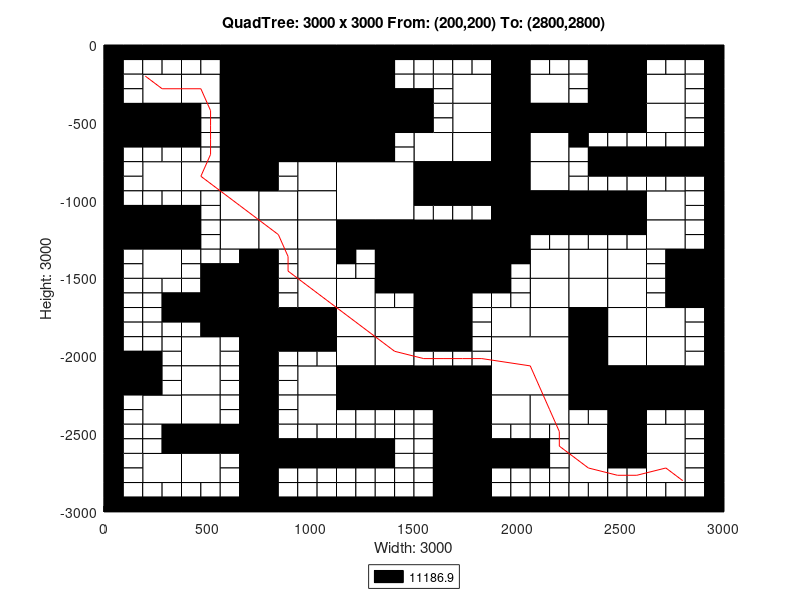

Write MATLAB code to recreate this figure.
axis([0 3000 -3000 0]);
title('QuadTree: 3000 x 3000 From: (200,200) To: (2800,2800)');
xlabel('Width: 3000');
ylabel('Height: 3000');
rectangle('Position',[750 -375 375 375], 'FaceColor',[0 0 0]);
rectangle('Position',[750 -750 375 375], 'FaceColor',[0 0 0]);
rectangle('Position',[1125 -1125 375 375], 'FaceColor',[1 1 1]);
rectangle('Position',[1500 -1500 375 375], 'FaceColor',[0 0 0]);
rectangle('Position',[1875 -2250 375 375], 'FaceColor',[1 1 1]);
rectangle('Position',[187.5 -375 187.5 187.5], 'FaceColor',[1 1 1]);
rectangle('Position',[562.5 -187.5 187.5 187.5], 'FaceColor',[0 0 0]);
rectangle('Position',[375 -375 187.5 187.5], 'FaceColor',[1 1 1]);
rectangle('Position',[562.5 -375 187.5 187.5], 'FaceColor',[0 0 0]);
rectangle('Position',[0 -562.5 187.5 187.5], 'FaceColor',[0 0 0]);
rectangle('Position',[187.5 -562.5 187.5 187.5], 'FaceColor',[0 0 0]);
rectangle('Position',[562.5 -562.5 187.5 187.5], 'FaceColor',[0 0 0]);
rectangle('Position',[562.5 -750 187.5 187.5], 'FaceColor',[0 0 0]);
rectangle('Position',[1125 -187.5 187.5 187.5], 'FaceColor',[0 0 0]);
rectangle('Position',[1125 -375 187.5 187.5], 'FaceColor',[0 0 0]);
rectangle('Position',[1125 -562.5 187.5 187.5], 'FaceColor',[0 0 0]);
rectangle('Position',[1312.5 -562.5 187.5 187.5], 'FaceColor',[0 0 0]);
rectangle('Position',[1125 -750 187.5 187.5], 'FaceColor',[0 0 0]);
rectangle('Position',[187.5 -937.5 187.5 187.5], 'FaceColor',[1 1 1]);
rectangle('Position',[375 -937.5 187.5 187.5], 'FaceColor',[1 1 1]);
rectangle('Position',[562.5 -937.5 187.5 187.5], 'FaceColor',[0 0 0]);
rectangle('Position',[562.5 -1125 187.5 187.5], 'FaceColor',[1 1 1]);
rectangle('Position',[0 -1312.5 187.5 187.5], 'FaceColor',[0 0 0]);
rectangle('Position',[187.5 -1312.5 187.5 187.5], 'FaceColor',[0 0 0]);
rectangle('Position',[187.5 -1500 187.5 187.5], 'FaceColor',[1 1 1]);
rectangle('Position',[562.5 -1312.5 187.5 187.5], 'FaceColor',[1 1 1]);
rectangle('Position',[937.5 -937.5 187.5 187.5], 'FaceColor',[1 1 1]);
rectangle('Position',[750 -1125 187.5 187.5], 'FaceColor',[1 1 1]);
rectangle('Position',[937.5 -1125 187.5 187.5], 'FaceColor',[1 1 1]);
rectangle('Position',[750 -1312.5 187.5 187.5], 'FaceColor',[1 1 1]);
rectangle('Position',[937.5 -1312.5 187.5 187.5], 'FaceColor',[1 1 1]);
rectangle('Position',[937.5 -1500 187.5 187.5], 'FaceColor',[1 1 1]);
rectangle('Position',[1125 -1312.5 187.5 187.5], 'FaceColor',[0 0 0]);
rectangle('Position',[1312.5 -1312.5 187.5 187.5], 'FaceColor',[0 0 0]);
rectangle('Position',[1312.5 -1500 187.5 187.5], 'FaceColor',[0 0 0]);
rectangle('Position',[1687.5 -375 187.5 187.5], 'FaceColor',[1 1 1]);
rectangle('Position',[1875 -187.5 187.5 187.5], 'FaceColor',[0 0 0]);
rectangle('Position',[1875 -375 187.5 187.5], 'FaceColor',[0 0 0]);
rectangle('Position',[2062.5 -375 187.5 187.5], 'FaceColor',[1 1 1]);
rectangle('Position',[1687.5 -562.5 187.5 187.5], 'FaceColor',[1 1 1]);
rectangle('Position',[1500 -750 187.5 187.5], 'FaceColor',[1 1 1]);
rectangle('Position',[1687.5 -750 187.5 187.5], 'FaceColor',[1 1 1]);
rectangle('Position',[1875 -562.5 187.5 187.5], 'FaceColor',[0 0 0]);
rectangle('Position',[2062.5 -562.5 187.5 187.5], 'FaceColor',[0 0 0]);
rectangle('Position',[1875 -750 187.5 187.5], 'FaceColor',[0 0 0]);
rectangle('Position',[2062.5 -750 187.5 187.5], 'FaceColor',[1 1 1]);
rectangle('Position',[2437.5 -187.5 187.5 187.5], 'FaceColor',[0 0 0]);
rectangle('Position',[2437.5 -375 187.5 187.5], 'FaceColor',[0 0 0]);
rectangle('Position',[2625 -375 187.5 187.5], 'FaceColor',[1 1 1]);
rectangle('Position',[2250 -562.5 187.5 187.5], 'FaceColor',[0 0 0]);
rectangle('Position',[2437.5 -562.5 187.5 187.5], 'FaceColor',[0 0 0]);
rectangle('Position',[2625 -562.5 187.5 187.5], 'FaceColor',[1 1 1]);
rectangle('Position',[1500 -937.5 187.5 187.5], 'FaceColor',[0 0 0]);
rectangle('Position',[1687.5 -937.5 187.5 187.5], 'FaceColor',[0 0 0]);
rectangle('Position',[1875 -937.5 187.5 187.5], 'FaceColor',[0 0 0]);
rectangle('Position',[2062.5 -937.5 187.5 187.5], 'FaceColor',[1 1 1]);
rectangle('Position',[1875 -1125 187.5 187.5], 'FaceColor',[0 0 0]);
rectangle('Position',[2062.5 -1125 187.5 187.5], 'FaceColor',[0 0 0]);
rectangle('Position',[1875 -1312.5 187.5 187.5], 'FaceColor',[0 0 0]);
rectangle('Position',[2062.5 -1500 187.5 187.5], 'FaceColor',[1 1 1]);
rectangle('Position',[2250 -1125 187.5 187.5], 'FaceColor',[0 0 0]);
rectangle('Position',[2437.5 -1125 187.5 187.5], 'FaceColor',[0 0 0]);
rectangle('Position',[2625 -1125 187.5 187.5], 'FaceColor',[1 1 1]);
rectangle('Position',[2250 -1500 187.5 187.5], 'FaceColor',[1 1 1]);
rectangle('Position',[2437.5 -1500 187.5 187.5], 'FaceColor',[1 1 1]);
rectangle('Position',[2625 -1312.5 187.5 187.5], 'FaceColor',[1 1 1]);
rectangle('Position',[2812.5 -1500 187.5 187.5], 'FaceColor',[0 0 0]);
rectangle('Position',[562.5 -1687.5 187.5 187.5], 'FaceColor',[0 0 0]);
rectangle('Position',[562.5 -1875 187.5 187.5], 'FaceColor',[0 0 0]);
rectangle('Position',[0 -2250 187.5 187.5], 'FaceColor',[0 0 0]);
rectangle('Position',[375 -2062.5 187.5 187.5], 'FaceColor',[1 1 1]);
rectangle('Position',[375 -2250 187.5 187.5], 'FaceColor',[1 1 1]);
rectangle('Position',[937.5 -1687.5 187.5 187.5], 'FaceColor',[1 1 1]);
rectangle('Position',[750 -1875 187.5 187.5], 'FaceColor',[0 0 0]);
rectangle('Position',[937.5 -1875 187.5 187.5], 'FaceColor',[0 0 0]);
rectangle('Position',[1125 -1687.5 187.5 187.5], 'FaceColor',[1 1 1]);
rectangle('Position',[1125 -1875 187.5 187.5], 'FaceColor',[1 1 1]);
rectangle('Position',[1312.5 -1875 187.5 187.5], 'FaceColor',[1 1 1]);
rectangle('Position',[937.5 -2250 187.5 187.5], 'FaceColor',[1 1 1]);
rectangle('Position',[1125 -2062.5 187.5 187.5], 'FaceColor',[1 1 1]);
rectangle('Position',[1312.5 -2062.5 187.5 187.5], 'FaceColor',[1 1 1]);
rectangle('Position',[1125 -2250 187.5 187.5], 'FaceColor',[0 0 0]);
rectangle('Position',[1312.5 -2250 187.5 187.5], 'FaceColor',[0 0 0]);
rectangle('Position',[187.5 -2437.5 187.5 187.5], 'FaceColor',[1 1 1]);
rectangle('Position',[375 -2437.5 187.5 187.5], 'FaceColor',[1 1 1]);
rectangle('Position',[375 -2625 187.5 187.5], 'FaceColor',[0 0 0]);
rectangle('Position',[562.5 -2625 187.5 187.5], 'FaceColor',[0 0 0]);
rectangle('Position',[187.5 -2812.5 187.5 187.5], 'FaceColor',[1 1 1]);
rectangle('Position',[375 -2812.5 187.5 187.5], 'FaceColor',[1 1 1]);
rectangle('Position',[937.5 -2437.5 187.5 187.5], 'FaceColor',[1 1 1]);
rectangle('Position',[1500 -1687.5 187.5 187.5], 'FaceColor',[0 0 0]);
rectangle('Position',[1500 -1875 187.5 187.5], 'FaceColor',[0 0 0]);
rectangle('Position',[2062.5 -1687.5 187.5 187.5], 'FaceColor',[1 1 1]);
rectangle('Position',[1875 -1875 187.5 187.5], 'FaceColor',[1 1 1]);
rectangle('Position',[2062.5 -1875 187.5 187.5], 'FaceColor',[1 1 1]);
rectangle('Position',[1500 -2250 187.5 187.5], 'FaceColor',[0 0 0]);
rectangle('Position',[1687.5 -2250 187.5 187.5], 'FaceColor',[0 0 0]);
rectangle('Position',[2250 -1687.5 187.5 187.5], 'FaceColor',[1 1 1]);
rectangle('Position',[2437.5 -1687.5 187.5 187.5], 'FaceColor',[1 1 1]);
rectangle('Position',[2250 -1875 187.5 187.5], 'FaceColor',[0 0 0]);
rectangle('Position',[2437.5 -1875 187.5 187.5], 'FaceColor',[1 1 1]);
rectangle('Position',[2812.5 -1687.5 187.5 187.5], 'FaceColor',[0 0 0]);
rectangle('Position',[2625 -1875 187.5 187.5], 'FaceColor',[1 1 1]);
rectangle('Position',[2250 -2062.5 187.5 187.5], 'FaceColor',[0 0 0]);
rectangle('Position',[2437.5 -2062.5 187.5 187.5], 'FaceColor',[1 1 1]);
rectangle('Position',[2250 -2250 187.5 187.5], 'FaceColor',[0 0 0]);
rectangle('Position',[2437.5 -2250 187.5 187.5], 'FaceColor',[0 0 0]);
rectangle('Position',[2625 -2062.5 187.5 187.5], 'FaceColor',[1 1 1]);
rectangle('Position',[2625 -2250 187.5 187.5], 'FaceColor',[0 0 0]);
rectangle('Position',[2812.5 -2250 187.5 187.5], 'FaceColor',[0 0 0]);
rectangle('Position',[1687.5 -2437.5 187.5 187.5], 'FaceColor',[0 0 0]);
rectangle('Position',[1687.5 -2625 187.5 187.5], 'FaceColor',[0 0 0]);
rectangle('Position',[1875 -2437.5 187.5 187.5], 'FaceColor',[1 1 1]);
rectangle('Position',[2062.5 -2437.5 187.5 187.5], 'FaceColor',[1 1 1]);
rectangle('Position',[1687.5 -2812.5 187.5 187.5], 'FaceColor',[0 0 0]);
rectangle('Position',[1687.5 -3000 187.5 187.5], 'FaceColor',[0 0 0]);
rectangle('Position',[2437.5 -2437.5 187.5 187.5], 'FaceColor',[0 0 0]);
rectangle('Position',[2250 -2625 187.5 187.5], 'FaceColor',[1 1 1]);
rectangle('Position',[2437.5 -2625 187.5 187.5], 'FaceColor',[0 0 0]);
rectangle('Position',[2625 -2625 187.5 187.5], 'FaceColor',[1 1 1]);
rectangle('Position',[2250 -2812.5 187.5 187.5], 'FaceColor',[1 1 1]);
rectangle('Position',[2625 -2812.5 187.5 187.5], 'FaceColor',[1 1 1]);
rectangle('Position',[0 -93.75 93.75 93.75], 'FaceColor',[0 0 0]);
rectangle('Position',[93.75 -93.75 93.75 93.75], 'FaceColor',[0 0 0]);
rectangle('Position',[0 -187.5 93.75 93.75], 'FaceColor',[0 0 0]);
rectangle('Position',[93.75 -187.5 93.75 93.75], 'FaceColor',[1 1 1]);
rectangle('Position',[187.5 -93.75 93.75 93.75], 'FaceColor',[0 0 0]);
rectangle('Position',[281.25 -93.75 93.75 93.75], 'FaceColor',[0 0 0]);
rectangle('Position',[187.5 -187.5 93.75 93.75], 'FaceColor',[1 1 1]);
rectangle('Position',[281.25 -187.5 93.75 93.75], 'FaceColor',[1 1 1]);
rectangle('Position',[0 -281.25 93.75 93.75], 'FaceColor',[0 0 0]);
rectangle('Position',[93.75 -281.25 93.75 93.75], 'FaceColor',[1 1 1]);
rectangle('Position',[0 -375 93.75 93.75], 'FaceColor',[0 0 0]);
rectangle('Position',[93.75 -375 93.75 93.75], 'FaceColor',[1 1 1]);
rectangle('Position',[375 -93.75 93.75 93.75], 'FaceColor',[0 0 0]);
rectangle('Position',[468.75 -93.75 93.75 93.75], 'FaceColor',[0 0 0]);
rectangle('Position',[375 -187.5 93.75 93.75], 'FaceColor',[1 1 1]);
rectangle('Position',[468.75 -187.5 93.75 93.75], 'FaceColor',[1 1 1]);
rectangle('Position',[0 -656.25 93.75 93.75], 'FaceColor',[0 0 0]);
rectangle('Position',[93.75 -656.25 93.75 93.75], 'FaceColor',[0 0 0]);
rectangle('Position',[0 -750 93.75 93.75], 'FaceColor',[0 0 0]);
rectangle('Position',[93.75 -750 93.75 93.75], 'FaceColor',[1 1 1]);
rectangle('Position',[187.5 -656.25 93.75 93.75], 'FaceColor',[0 0 0]);
rectangle('Position',[281.25 -656.25 93.75 93.75], 'FaceColor',[0 0 0]);
rectangle('Position',[187.5 -750 93.75 93.75], 'FaceColor',[1 1 1]);
rectangle('Position',[281.25 -750 93.75 93.75], 'FaceColor',[1 1 1]);
rectangle('Position',[375 -468.75 93.75 93.75], 'FaceColor',[0 0 0]);
rectangle('Position',[468.75 -468.75 93.75 93.75], 'FaceColor',[1 1 1]);
rectangle('Position',[375 -562.5 93.75 93.75], 'FaceColor',[0 0 0]);
rectangle('Position',[468.75 -562.5 93.75 93.75], 'FaceColor',[1 1 1]);
rectangle('Position',[375 -656.25 93.75 93.75], 'FaceColor',[0 0 0]);
rectangle('Position',[468.75 -656.25 93.75 93.75], 'FaceColor',[1 1 1]);
rectangle('Position',[375 -750 93.75 93.75], 'FaceColor',[1 1 1]);
rectangle('Position',[468.75 -750 93.75 93.75], 'FaceColor',[1 1 1]);
rectangle('Position',[1312.5 -93.75 93.75 93.75], 'FaceColor',[0 0 0]);
rectangle('Position',[1406.25 -93.75 93.75 93.75], 'FaceColor',[0 0 0]);
rectangle('Position',[1312.5 -187.5 93.75 93.75], 'FaceColor',[0 0 0]);
rectangle('Position',[1406.25 -187.5 93.75 93.75], 'FaceColor',[1 1 1]);
rectangle('Position',[1312.5 -281.25 93.75 93.75], 'FaceColor',[0 0 0]);
rectangle('Position',[1406.25 -281.25 93.75 93.75], 'FaceColor',[1 1 1]);
rectangle('Position',[1312.5 -375 93.75 93.75], 'FaceColor',[0 0 0]);
rectangle('Position',[1406.25 -375 93.75 93.75], 'FaceColor',[0 0 0]);
rectangle('Position',[1312.5 -656.25 93.75 93.75], 'FaceColor',[0 0 0]);
rectangle('Position',[1406.25 -656.25 93.75 93.75], 'FaceColor',[1 1 1]);
rectangle('Position',[1312.5 -750 93.75 93.75], 'FaceColor',[0 0 0]);
rectangle('Position',[1406.25 -750 93.75 93.75], 'FaceColor',[1 1 1]);
rectangle('Position',[0 -843.75 93.75 93.75], 'FaceColor',[0 0 0]);
rectangle('Position',[93.75 -843.75 93.75 93.75], 'FaceColor',[1 1 1]);
rectangle('Position',[0 -937.5 93.75 93.75], 'FaceColor',[0 0 0]);
rectangle('Position',[93.75 -937.5 93.75 93.75], 'FaceColor',[1 1 1]);
rectangle('Position',[0 -1031.25 93.75 93.75], 'FaceColor',[0 0 0]);
rectangle('Position',[93.75 -1031.25 93.75 93.75], 'FaceColor',[1 1 1]);
rectangle('Position',[0 -1125 93.75 93.75], 'FaceColor',[0 0 0]);
rectangle('Position',[93.75 -1125 93.75 93.75], 'FaceColor',[0 0 0]);
rectangle('Position',[187.5 -1031.25 93.75 93.75], 'FaceColor',[1 1 1]);
rectangle('Position',[281.25 -1031.25 93.75 93.75], 'FaceColor',[1 1 1]);
rectangle('Position',[187.5 -1125 93.75 93.75], 'FaceColor',[0 0 0]);
rectangle('Position',[281.25 -1125 93.75 93.75], 'FaceColor',[0 0 0]);
rectangle('Position',[375 -1031.25 93.75 93.75], 'FaceColor',[1 1 1]);
rectangle('Position',[468.75 -1031.25 93.75 93.75], 'FaceColor',[1 1 1]);
rectangle('Position',[375 -1125 93.75 93.75], 'FaceColor',[0 0 0]);
rectangle('Position',[468.75 -1125 93.75 93.75], 'FaceColor',[1 1 1]);
rectangle('Position',[0 -1406.25 93.75 93.75], 'FaceColor',[0 0 0]);
rectangle('Position',[93.75 -1406.25 93.75 93.75], 'FaceColor',[1 1 1]);
rectangle('Position',[0 -1500 93.75 93.75], 'FaceColor',[0 0 0]);
rectangle('Position',[93.75 -1500 93.75 93.75], 'FaceColor',[1 1 1]);
rectangle('Position',[375 -1218.75 93.75 93.75], 'FaceColor',[0 0 0]);
rectangle('Position',[468.75 -1218.75 93.75 93.75], 'FaceColor',[1 1 1]);
rectangle('Position',[375 -1312.5 93.75 93.75], 'FaceColor',[0 0 0]);
rectangle('Position',[468.75 -1312.5 93.75 93.75], 'FaceColor',[1 1 1]);
rectangle('Position',[375 -1406.25 93.75 93.75], 'FaceColor',[1 1 1]);
rectangle('Position',[468.75 -1406.25 93.75 93.75], 'FaceColor',[1 1 1]);
rectangle('Position',[375 -1500 93.75 93.75], 'FaceColor',[1 1 1]);
rectangle('Position',[468.75 -1500 93.75 93.75], 'FaceColor',[0 0 0]);
rectangle('Position',[562.5 -1406.25 93.75 93.75], 'FaceColor',[1 1 1]);
rectangle('Position',[656.25 -1406.25 93.75 93.75], 'FaceColor',[0 0 0]);
rectangle('Position',[562.5 -1500 93.75 93.75], 'FaceColor',[0 0 0]);
rectangle('Position',[656.25 -1500 93.75 93.75], 'FaceColor',[0 0 0]);
rectangle('Position',[750 -843.75 93.75 93.75], 'FaceColor',[0 0 0]);
rectangle('Position',[843.75 -843.75 93.75 93.75], 'FaceColor',[1 1 1]);
rectangle('Position',[750 -937.5 93.75 93.75], 'FaceColor',[0 0 0]);
rectangle('Position',[843.75 -937.5 93.75 93.75], 'FaceColor',[1 1 1]);
rectangle('Position',[750 -1406.25 93.75 93.75], 'FaceColor',[0 0 0]);
rectangle('Position',[843.75 -1406.25 93.75 93.75], 'FaceColor',[1 1 1]);
rectangle('Position',[750 -1500 93.75 93.75], 'FaceColor',[0 0 0]);
rectangle('Position',[843.75 -1500 93.75 93.75], 'FaceColor',[1 1 1]);
rectangle('Position',[1125 -1406.25 93.75 93.75], 'FaceColor',[0 0 0]);
rectangle('Position',[1218.75 -1406.25 93.75 93.75], 'FaceColor',[1 1 1]);
rectangle('Position',[1125 -1500 93.75 93.75], 'FaceColor',[1 1 1]);
rectangle('Position',[1218.75 -1500 93.75 93.75], 'FaceColor',[1 1 1]);
rectangle('Position',[1500 -93.75 93.75 93.75], 'FaceColor',[0 0 0]);
rectangle('Position',[1593.75 -93.75 93.75 93.75], 'FaceColor',[0 0 0]);
rectangle('Position',[1500 -187.5 93.75 93.75], 'FaceColor',[1 1 1]);
rectangle('Position',[1593.75 -187.5 93.75 93.75], 'FaceColor',[1 1 1]);
rectangle('Position',[1687.5 -93.75 93.75 93.75], 'FaceColor',[0 0 0]);
rectangle('Position',[1781.25 -93.75 93.75 93.75], 'FaceColor',[0 0 0]);
rectangle('Position',[1687.5 -187.5 93.75 93.75], 'FaceColor',[1 1 1]);
rectangle('Position',[1781.25 -187.5 93.75 93.75], 'FaceColor',[1 1 1]);
rectangle('Position',[1500 -281.25 93.75 93.75], 'FaceColor',[1 1 1]);
rectangle('Position',[1593.75 -281.25 93.75 93.75], 'FaceColor',[1 1 1]);
rectangle('Position',[1500 -375 93.75 93.75], 'FaceColor',[0 0 0]);
rectangle('Position',[1593.75 -375 93.75 93.75], 'FaceColor',[1 1 1]);
rectangle('Position',[2062.5 -93.75 93.75 93.75], 'FaceColor',[0 0 0]);
rectangle('Position',[2156.25 -93.75 93.75 93.75], 'FaceColor',[0 0 0]);
rectangle('Position',[2062.5 -187.5 93.75 93.75], 'FaceColor',[1 1 1]);
rectangle('Position',[2156.25 -187.5 93.75 93.75], 'FaceColor',[1 1 1]);
rectangle('Position',[1500 -468.75 93.75 93.75], 'FaceColor',[0 0 0]);
rectangle('Position',[1593.75 -468.75 93.75 93.75], 'FaceColor',[1 1 1]);
rectangle('Position',[1500 -562.5 93.75 93.75], 'FaceColor',[0 0 0]);
rectangle('Position',[1593.75 -562.5 93.75 93.75], 'FaceColor',[1 1 1]);
rectangle('Position',[2250 -93.75 93.75 93.75], 'FaceColor',[0 0 0]);
rectangle('Position',[2343.75 -93.75 93.75 93.75], 'FaceColor',[0 0 0]);
rectangle('Position',[2250 -187.5 93.75 93.75], 'FaceColor',[1 1 1]);
rectangle('Position',[2343.75 -187.5 93.75 93.75], 'FaceColor',[0 0 0]);
rectangle('Position',[2250 -281.25 93.75 93.75], 'FaceColor',[1 1 1]);
rectangle('Position',[2343.75 -281.25 93.75 93.75], 'FaceColor',[0 0 0]);
rectangle('Position',[2250 -375 93.75 93.75], 'FaceColor',[1 1 1]);
rectangle('Position',[2343.75 -375 93.75 93.75], 'FaceColor',[0 0 0]);
rectangle('Position',[2625 -93.75 93.75 93.75], 'FaceColor',[0 0 0]);
rectangle('Position',[2718.75 -93.75 93.75 93.75], 'FaceColor',[0 0 0]);
rectangle('Position',[2625 -187.5 93.75 93.75], 'FaceColor',[1 1 1]);
rectangle('Position',[2718.75 -187.5 93.75 93.75], 'FaceColor',[1 1 1]);
rectangle('Position',[2812.5 -93.75 93.75 93.75], 'FaceColor',[0 0 0]);
rectangle('Position',[2906.25 -93.75 93.75 93.75], 'FaceColor',[0 0 0]);
rectangle('Position',[2812.5 -187.5 93.75 93.75], 'FaceColor',[1 1 1]);
rectangle('Position',[2906.25 -187.5 93.75 93.75], 'FaceColor',[0 0 0]);
rectangle('Position',[2812.5 -281.25 93.75 93.75], 'FaceColor',[1 1 1]);
rectangle('Position',[2906.25 -281.25 93.75 93.75], 'FaceColor',[0 0 0]);
rectangle('Position',[2812.5 -375 93.75 93.75], 'FaceColor',[1 1 1]);
rectangle('Position',[2906.25 -375 93.75 93.75], 'FaceColor',[0 0 0]);
rectangle('Position',[2250 -656.25 93.75 93.75], 'FaceColor',[0 0 0]);
rectangle('Position',[2343.75 -656.25 93.75 93.75], 'FaceColor',[1 1 1]);
rectangle('Position',[2250 -750 93.75 93.75], 'FaceColor',[1 1 1]);
rectangle('Position',[2343.75 -750 93.75 93.75], 'FaceColor',[0 0 0]);
rectangle('Position',[2437.5 -656.25 93.75 93.75], 'FaceColor',[1 1 1]);
rectangle('Position',[2531.25 -656.25 93.75 93.75], 'FaceColor',[1 1 1]);
rectangle('Position',[2437.5 -750 93.75 93.75], 'FaceColor',[0 0 0]);
rectangle('Position',[2531.25 -750 93.75 93.75], 'FaceColor',[0 0 0]);
rectangle('Position',[2812.5 -468.75 93.75 93.75], 'FaceColor',[1 1 1]);
rectangle('Position',[2906.25 -468.75 93.75 93.75], 'FaceColor',[0 0 0]);
rectangle('Position',[2812.5 -562.5 93.75 93.75], 'FaceColor',[1 1 1]);
rectangle('Position',[2906.25 -562.5 93.75 93.75], 'FaceColor',[0 0 0]);
rectangle('Position',[2625 -656.25 93.75 93.75], 'FaceColor',[1 1 1]);
rectangle('Position',[2718.75 -656.25 93.75 93.75], 'FaceColor',[1 1 1]);
rectangle('Position',[2625 -750 93.75 93.75], 'FaceColor',[0 0 0]);
rectangle('Position',[2718.75 -750 93.75 93.75], 'FaceColor',[0 0 0]);
rectangle('Position',[2812.5 -656.25 93.75 93.75], 'FaceColor',[1 1 1]);
rectangle('Position',[2906.25 -656.25 93.75 93.75], 'FaceColor',[0 0 0]);
rectangle('Position',[2812.5 -750 93.75 93.75], 'FaceColor',[0 0 0]);
rectangle('Position',[2906.25 -750 93.75 93.75], 'FaceColor',[0 0 0]);
rectangle('Position',[1500 -1031.25 93.75 93.75], 'FaceColor',[0 0 0]);
rectangle('Position',[1593.75 -1031.25 93.75 93.75], 'FaceColor',[0 0 0]);
rectangle('Position',[1500 -1125 93.75 93.75], 'FaceColor',[1 1 1]);
rectangle('Position',[1593.75 -1125 93.75 93.75], 'FaceColor',[1 1 1]);
rectangle('Position',[1687.5 -1031.25 93.75 93.75], 'FaceColor',[0 0 0]);
rectangle('Position',[1781.25 -1031.25 93.75 93.75], 'FaceColor',[0 0 0]);
rectangle('Position',[1687.5 -1125 93.75 93.75], 'FaceColor',[1 1 1]);
rectangle('Position',[1781.25 -1125 93.75 93.75], 'FaceColor',[1 1 1]);
rectangle('Position',[2062.5 -1218.75 93.75 93.75], 'FaceColor',[0 0 0]);
rectangle('Position',[2156.25 -1218.75 93.75 93.75], 'FaceColor',[0 0 0]);
rectangle('Position',[2062.5 -1312.5 93.75 93.75], 'FaceColor',[1 1 1]);
rectangle('Position',[2156.25 -1312.5 93.75 93.75], 'FaceColor',[1 1 1]);
rectangle('Position',[1875 -1406.25 93.75 93.75], 'FaceColor',[0 0 0]);
rectangle('Position',[1968.75 -1406.25 93.75 93.75], 'FaceColor',[0 0 0]);
rectangle('Position',[1875 -1500 93.75 93.75], 'FaceColor',[0 0 0]);
rectangle('Position',[1968.75 -1500 93.75 93.75], 'FaceColor',[1 1 1]);
rectangle('Position',[2250 -843.75 93.75 93.75], 'FaceColor',[1 1 1]);
rectangle('Position',[2343.75 -843.75 93.75 93.75], 'FaceColor',[0 0 0]);
rectangle('Position',[2250 -937.5 93.75 93.75], 'FaceColor',[1 1 1]);
rectangle('Position',[2343.75 -937.5 93.75 93.75], 'FaceColor',[1 1 1]);
rectangle('Position',[2437.5 -843.75 93.75 93.75], 'FaceColor',[0 0 0]);
rectangle('Position',[2531.25 -843.75 93.75 93.75], 'FaceColor',[0 0 0]);
rectangle('Position',[2437.5 -937.5 93.75 93.75], 'FaceColor',[1 1 1]);
rectangle('Position',[2531.25 -937.5 93.75 93.75], 'FaceColor',[1 1 1]);
rectangle('Position',[2625 -843.75 93.75 93.75], 'FaceColor',[0 0 0]);
rectangle('Position',[2718.75 -843.75 93.75 93.75], 'FaceColor',[0 0 0]);
rectangle('Position',[2625 -937.5 93.75 93.75], 'FaceColor',[1 1 1]);
rectangle('Position',[2718.75 -937.5 93.75 93.75], 'FaceColor',[1 1 1]);
rectangle('Position',[2812.5 -843.75 93.75 93.75], 'FaceColor',[0 0 0]);
rectangle('Position',[2906.25 -843.75 93.75 93.75], 'FaceColor',[0 0 0]);
rectangle('Position',[2812.5 -937.5 93.75 93.75], 'FaceColor',[1 1 1]);
rectangle('Position',[2906.25 -937.5 93.75 93.75], 'FaceColor',[0 0 0]);
rectangle('Position',[2812.5 -1031.25 93.75 93.75], 'FaceColor',[1 1 1]);
rectangle('Position',[2906.25 -1031.25 93.75 93.75], 'FaceColor',[0 0 0]);
rectangle('Position',[2812.5 -1125 93.75 93.75], 'FaceColor',[1 1 1]);
rectangle('Position',[2906.25 -1125 93.75 93.75], 'FaceColor',[0 0 0]);
rectangle('Position',[2250 -1218.75 93.75 93.75], 'FaceColor',[0 0 0]);
rectangle('Position',[2343.75 -1218.75 93.75 93.75], 'FaceColor',[0 0 0]);
rectangle('Position',[2250 -1312.5 93.75 93.75], 'FaceColor',[1 1 1]);
rectangle('Position',[2343.75 -1312.5 93.75 93.75], 'FaceColor',[1 1 1]);
rectangle('Position',[2437.5 -1218.75 93.75 93.75], 'FaceColor',[0 0 0]);
rectangle('Position',[2531.25 -1218.75 93.75 93.75], 'FaceColor',[0 0 0]);
rectangle('Position',[2437.5 -1312.5 93.75 93.75], 'FaceColor',[1 1 1]);
rectangle('Position',[2531.25 -1312.5 93.75 93.75], 'FaceColor',[1 1 1]);
rectangle('Position',[2812.5 -1218.75 93.75 93.75], 'FaceColor',[1 1 1]);
rectangle('Position',[2906.25 -1218.75 93.75 93.75], 'FaceColor',[0 0 0]);
rectangle('Position',[2812.5 -1312.5 93.75 93.75], 'FaceColor',[1 1 1]);
rectangle('Position',[2906.25 -1312.5 93.75 93.75], 'FaceColor',[0 0 0]);
rectangle('Position',[2625 -1406.25 93.75 93.75], 'FaceColor',[1 1 1]);
rectangle('Position',[2718.75 -1406.25 93.75 93.75], 'FaceColor',[0 0 0]);
rectangle('Position',[2625 -1500 93.75 93.75], 'FaceColor',[1 1 1]);
rectangle('Position',[2718.75 -1500 93.75 93.75], 'FaceColor',[0 0 0]);
rectangle('Position',[0 -1593.75 93.75 93.75], 'FaceColor',[0 0 0]);
rectangle('Position',[93.75 -1593.75 93.75 93.75], 'FaceColor',[1 1 1]);
rectangle('Position',[0 -1687.5 93.75 93.75], 'FaceColor',[0 0 0]);
rectangle('Position',[93.75 -1687.5 93.75 93.75], 'FaceColor',[1 1 1]);
rectangle('Position',[187.5 -1593.75 93.75 93.75], 'FaceColor',[1 1 1]);
rectangle('Position',[281.25 -1593.75 93.75 93.75], 'FaceColor',[1 1 1]);
rectangle('Position',[187.5 -1687.5 93.75 93.75], 'FaceColor',[1 1 1]);
rectangle('Position',[281.25 -1687.5 93.75 93.75], 'FaceColor',[0 0 0]);
rectangle('Position',[0 -1781.25 93.75 93.75], 'FaceColor',[0 0 0]);
rectangle('Position',[93.75 -1781.25 93.75 93.75], 'FaceColor',[1 1 1]);
rectangle('Position',[0 -1875 93.75 93.75], 'FaceColor',[0 0 0]);
rectangle('Position',[93.75 -1875 93.75 93.75], 'FaceColor',[1 1 1]);
rectangle('Position',[187.5 -1781.25 93.75 93.75], 'FaceColor',[1 1 1]);
rectangle('Position',[281.25 -1781.25 93.75 93.75], 'FaceColor',[0 0 0]);
rectangle('Position',[187.5 -1875 93.75 93.75], 'FaceColor',[1 1 1]);
rectangle('Position',[281.25 -1875 93.75 93.75], 'FaceColor',[1 1 1]);
rectangle('Position',[375 -1593.75 93.75 93.75], 'FaceColor',[1 1 1]);
rectangle('Position',[468.75 -1593.75 93.75 93.75], 'FaceColor',[0 0 0]);
rectangle('Position',[375 -1687.5 93.75 93.75], 'FaceColor',[0 0 0]);
rectangle('Position',[468.75 -1687.5 93.75 93.75], 'FaceColor',[0 0 0]);
rectangle('Position',[375 -1781.25 93.75 93.75], 'FaceColor',[0 0 0]);
rectangle('Position',[468.75 -1781.25 93.75 93.75], 'FaceColor',[0 0 0]);
rectangle('Position',[375 -1875 93.75 93.75], 'FaceColor',[1 1 1]);
rectangle('Position',[468.75 -1875 93.75 93.75], 'FaceColor',[0 0 0]);
rectangle('Position',[0 -1968.75 93.75 93.75], 'FaceColor',[0 0 0]);
rectangle('Position',[93.75 -1968.75 93.75 93.75], 'FaceColor',[1 1 1]);
rectangle('Position',[0 -2062.5 93.75 93.75], 'FaceColor',[0 0 0]);
rectangle('Position',[93.75 -2062.5 93.75 93.75], 'FaceColor',[0 0 0]);
rectangle('Position',[187.5 -1968.75 93.75 93.75], 'FaceColor',[1 1 1]);
rectangle('Position',[281.25 -1968.75 93.75 93.75], 'FaceColor',[1 1 1]);
rectangle('Position',[187.5 -2062.5 93.75 93.75], 'FaceColor',[0 0 0]);
rectangle('Position',[281.25 -2062.5 93.75 93.75], 'FaceColor',[1 1 1]);
rectangle('Position',[187.5 -2156.25 93.75 93.75], 'FaceColor',[0 0 0]);
rectangle('Position',[281.25 -2156.25 93.75 93.75], 'FaceColor',[1 1 1]);
rectangle('Position',[187.5 -2250 93.75 93.75], 'FaceColor',[0 0 0]);
rectangle('Position',[281.25 -2250 93.75 93.75], 'FaceColor',[1 1 1]);
rectangle('Position',[562.5 -1968.75 93.75 93.75], 'FaceColor',[1 1 1]);
rectangle('Position',[656.25 -1968.75 93.75 93.75], 'FaceColor',[0 0 0]);
rectangle('Position',[562.5 -2062.5 93.75 93.75], 'FaceColor',[1 1 1]);
rectangle('Position',[656.25 -2062.5 93.75 93.75], 'FaceColor',[0 0 0]);
rectangle('Position',[562.5 -2156.25 93.75 93.75], 'FaceColor',[1 1 1]);
rectangle('Position',[656.25 -2156.25 93.75 93.75], 'FaceColor',[0 0 0]);
rectangle('Position',[562.5 -2250 93.75 93.75], 'FaceColor',[1 1 1]);
rectangle('Position',[656.25 -2250 93.75 93.75], 'FaceColor',[0 0 0]);
rectangle('Position',[750 -1593.75 93.75 93.75], 'FaceColor',[0 0 0]);
rectangle('Position',[843.75 -1593.75 93.75 93.75], 'FaceColor',[1 1 1]);
rectangle('Position',[750 -1687.5 93.75 93.75], 'FaceColor',[0 0 0]);
rectangle('Position',[843.75 -1687.5 93.75 93.75], 'FaceColor',[1 1 1]);
rectangle('Position',[1312.5 -1593.75 93.75 93.75], 'FaceColor',[0 0 0]);
rectangle('Position',[1406.25 -1593.75 93.75 93.75], 'FaceColor',[0 0 0]);
rectangle('Position',[1312.5 -1687.5 93.75 93.75], 'FaceColor',[1 1 1]);
rectangle('Position',[1406.25 -1687.5 93.75 93.75], 'FaceColor',[1 1 1]);
rectangle('Position',[750 -1968.75 93.75 93.75], 'FaceColor',[0 0 0]);
rectangle('Position',[843.75 -1968.75 93.75 93.75], 'FaceColor',[0 0 0]);
rectangle('Position',[750 -2062.5 93.75 93.75], 'FaceColor',[0 0 0]);
rectangle('Position',[843.75 -2062.5 93.75 93.75], 'FaceColor',[1 1 1]);
rectangle('Position',[937.5 -1968.75 93.75 93.75], 'FaceColor',[0 0 0]);
rectangle('Position',[1031.25 -1968.75 93.75 93.75], 'FaceColor',[0 0 0]);
rectangle('Position',[937.5 -2062.5 93.75 93.75], 'FaceColor',[1 1 1]);
rectangle('Position',[1031.25 -2062.5 93.75 93.75], 'FaceColor',[1 1 1]);
rectangle('Position',[750 -2156.25 93.75 93.75], 'FaceColor',[0 0 0]);
rectangle('Position',[843.75 -2156.25 93.75 93.75], 'FaceColor',[1 1 1]);
rectangle('Position',[750 -2250 93.75 93.75], 'FaceColor',[0 0 0]);
rectangle('Position',[843.75 -2250 93.75 93.75], 'FaceColor',[1 1 1]);
rectangle('Position',[0 -2343.75 93.75 93.75], 'FaceColor',[0 0 0]);
rectangle('Position',[93.75 -2343.75 93.75 93.75], 'FaceColor',[1 1 1]);
rectangle('Position',[0 -2437.5 93.75 93.75], 'FaceColor',[0 0 0]);
rectangle('Position',[93.75 -2437.5 93.75 93.75], 'FaceColor',[1 1 1]);
rectangle('Position',[0 -2531.25 93.75 93.75], 'FaceColor',[0 0 0]);
rectangle('Position',[93.75 -2531.25 93.75 93.75], 'FaceColor',[1 1 1]);
rectangle('Position',[0 -2625 93.75 93.75], 'FaceColor',[0 0 0]);
rectangle('Position',[93.75 -2625 93.75 93.75], 'FaceColor',[1 1 1]);
rectangle('Position',[187.5 -2531.25 93.75 93.75], 'FaceColor',[1 1 1]);
rectangle('Position',[281.25 -2531.25 93.75 93.75], 'FaceColor',[0 0 0]);
rectangle('Position',[187.5 -2625 93.75 93.75], 'FaceColor',[1 1 1]);
rectangle('Position',[281.25 -2625 93.75 93.75], 'FaceColor',[0 0 0]);
rectangle('Position',[562.5 -2343.75 93.75 93.75], 'FaceColor',[1 1 1]);
rectangle('Position',[656.25 -2343.75 93.75 93.75], 'FaceColor',[0 0 0]);
rectangle('Position',[562.5 -2437.5 93.75 93.75], 'FaceColor',[1 1 1]);
rectangle('Position',[656.25 -2437.5 93.75 93.75], 'FaceColor',[0 0 0]);
rectangle('Position',[0 -2718.75 93.75 93.75], 'FaceColor',[0 0 0]);
rectangle('Position',[93.75 -2718.75 93.75 93.75], 'FaceColor',[1 1 1]);
rectangle('Position',[0 -2812.5 93.75 93.75], 'FaceColor',[0 0 0]);
rectangle('Position',[93.75 -2812.5 93.75 93.75], 'FaceColor',[1 1 1]);
rectangle('Position',[0 -2906.25 93.75 93.75], 'FaceColor',[0 0 0]);
rectangle('Position',[93.75 -2906.25 93.75 93.75], 'FaceColor',[1 1 1]);
rectangle('Position',[0 -3000 93.75 93.75], 'FaceColor',[0 0 0]);
rectangle('Position',[93.75 -3000 93.75 93.75], 'FaceColor',[0 0 0]);
rectangle('Position',[187.5 -2906.25 93.75 93.75], 'FaceColor',[1 1 1]);
rectangle('Position',[281.25 -2906.25 93.75 93.75], 'FaceColor',[1 1 1]);
rectangle('Position',[187.5 -3000 93.75 93.75], 'FaceColor',[0 0 0]);
rectangle('Position',[281.25 -3000 93.75 93.75], 'FaceColor',[0 0 0]);
rectangle('Position',[562.5 -2718.75 93.75 93.75], 'FaceColor',[1 1 1]);
rectangle('Position',[656.25 -2718.75 93.75 93.75], 'FaceColor',[0 0 0]);
rectangle('Position',[562.5 -2812.5 93.75 93.75], 'FaceColor',[1 1 1]);
rectangle('Position',[656.25 -2812.5 93.75 93.75], 'FaceColor',[0 0 0]);
rectangle('Position',[375 -2906.25 93.75 93.75], 'FaceColor',[1 1 1]);
rectangle('Position',[468.75 -2906.25 93.75 93.75], 'FaceColor',[1 1 1]);
rectangle('Position',[375 -3000 93.75 93.75], 'FaceColor',[0 0 0]);
rectangle('Position',[468.75 -3000 93.75 93.75], 'FaceColor',[0 0 0]);
rectangle('Position',[562.5 -2906.25 93.75 93.75], 'FaceColor',[1 1 1]);
rectangle('Position',[656.25 -2906.25 93.75 93.75], 'FaceColor',[0 0 0]);
rectangle('Position',[562.5 -3000 93.75 93.75], 'FaceColor',[0 0 0]);
rectangle('Position',[656.25 -3000 93.75 93.75], 'FaceColor',[0 0 0]);
rectangle('Position',[750 -2343.75 93.75 93.75], 'FaceColor',[0 0 0]);
rectangle('Position',[843.75 -2343.75 93.75 93.75], 'FaceColor',[1 1 1]);
rectangle('Position',[750 -2437.5 93.75 93.75], 'FaceColor',[0 0 0]);
rectangle('Position',[843.75 -2437.5 93.75 93.75], 'FaceColor',[1 1 1]);
rectangle('Position',[750 -2531.25 93.75 93.75], 'FaceColor',[0 0 0]);
rectangle('Position',[843.75 -2531.25 93.75 93.75], 'FaceColor',[1 1 1]);
rectangle('Position',[750 -2625 93.75 93.75], 'FaceColor',[0 0 0]);
rectangle('Position',[843.75 -2625 93.75 93.75], 'FaceColor',[0 0 0]);
rectangle('Position',[937.5 -2531.25 93.75 93.75], 'FaceColor',[1 1 1]);
rectangle('Position',[1031.25 -2531.25 93.75 93.75], 'FaceColor',[1 1 1]);
rectangle('Position',[937.5 -2625 93.75 93.75], 'FaceColor',[0 0 0]);
rectangle('Position',[1031.25 -2625 93.75 93.75], 'FaceColor',[0 0 0]);
rectangle('Position',[1125 -2343.75 93.75 93.75], 'FaceColor',[0 0 0]);
rectangle('Position',[1218.75 -2343.75 93.75 93.75], 'FaceColor',[0 0 0]);
rectangle('Position',[1125 -2437.5 93.75 93.75], 'FaceColor',[1 1 1]);
rectangle('Position',[1218.75 -2437.5 93.75 93.75], 'FaceColor',[1 1 1]);
rectangle('Position',[1312.5 -2343.75 93.75 93.75], 'FaceColor',[0 0 0]);
rectangle('Position',[1406.25 -2343.75 93.75 93.75], 'FaceColor',[0 0 0]);
rectangle('Position',[1312.5 -2437.5 93.75 93.75], 'FaceColor',[1 1 1]);
rectangle('Position',[1406.25 -2437.5 93.75 93.75], 'FaceColor',[1 1 1]);
rectangle('Position',[1125 -2531.25 93.75 93.75], 'FaceColor',[1 1 1]);
rectangle('Position',[1218.75 -2531.25 93.75 93.75], 'FaceColor',[1 1 1]);
rectangle('Position',[1125 -2625 93.75 93.75], 'FaceColor',[0 0 0]);
rectangle('Position',[1218.75 -2625 93.75 93.75], 'FaceColor',[0 0 0]);
rectangle('Position',[1312.5 -2531.25 93.75 93.75], 'FaceColor',[1 1 1]);
rectangle('Position',[1406.25 -2531.25 93.75 93.75], 'FaceColor',[1 1 1]);
rectangle('Position',[1312.5 -2625 93.75 93.75], 'FaceColor',[0 0 0]);
rectangle('Position',[1406.25 -2625 93.75 93.75], 'FaceColor',[1 1 1]);
rectangle('Position',[750 -2718.75 93.75 93.75], 'FaceColor',[0 0 0]);
rectangle('Position',[843.75 -2718.75 93.75 93.75], 'FaceColor',[0 0 0]);
rectangle('Position',[750 -2812.5 93.75 93.75], 'FaceColor',[0 0 0]);
rectangle('Position',[843.75 -2812.5 93.75 93.75], 'FaceColor',[1 1 1]);
rectangle('Position',[937.5 -2718.75 93.75 93.75], 'FaceColor',[0 0 0]);
rectangle('Position',[1031.25 -2718.75 93.75 93.75], 'FaceColor',[0 0 0]);
rectangle('Position',[937.5 -2812.5 93.75 93.75], 'FaceColor',[1 1 1]);
rectangle('Position',[1031.25 -2812.5 93.75 93.75], 'FaceColor',[1 1 1]);
rectangle('Position',[750 -2906.25 93.75 93.75], 'FaceColor',[0 0 0]);
rectangle('Position',[843.75 -2906.25 93.75 93.75], 'FaceColor',[1 1 1]);
rectangle('Position',[750 -3000 93.75 93.75], 'FaceColor',[0 0 0]);
rectangle('Position',[843.75 -3000 93.75 93.75], 'FaceColor',[0 0 0]);
rectangle('Position',[937.5 -2906.25 93.75 93.75], 'FaceColor',[1 1 1]);
rectangle('Position',[1031.25 -2906.25 93.75 93.75], 'FaceColor',[1 1 1]);
rectangle('Position',[937.5 -3000 93.75 93.75], 'FaceColor',[0 0 0]);
rectangle('Position',[1031.25 -3000 93.75 93.75], 'FaceColor',[0 0 0]);
rectangle('Position',[1125 -2718.75 93.75 93.75], 'FaceColor',[0 0 0]);
rectangle('Position',[1218.75 -2718.75 93.75 93.75], 'FaceColor',[0 0 0]);
rectangle('Position',[1125 -2812.5 93.75 93.75], 'FaceColor',[1 1 1]);
rectangle('Position',[1218.75 -2812.5 93.75 93.75], 'FaceColor',[1 1 1]);
rectangle('Position',[1312.5 -2718.75 93.75 93.75], 'FaceColor',[0 0 0]);
rectangle('Position',[1406.25 -2718.75 93.75 93.75], 'FaceColor',[1 1 1]);
rectangle('Position',[1312.5 -2812.5 93.75 93.75], 'FaceColor',[1 1 1]);
rectangle('Position',[1406.25 -2812.5 93.75 93.75], 'FaceColor',[1 1 1]);
rectangle('Position',[1125 -2906.25 93.75 93.75], 'FaceColor',[1 1 1]);
rectangle('Position',[1218.75 -2906.25 93.75 93.75], 'FaceColor',[1 1 1]);
rectangle('Position',[1125 -3000 93.75 93.75], 'FaceColor',[0 0 0]);
rectangle('Position',[1218.75 -3000 93.75 93.75], 'FaceColor',[0 0 0]);
rectangle('Position',[1312.5 -2906.25 93.75 93.75], 'FaceColor',[1 1 1]);
rectangle('Position',[1406.25 -2906.25 93.75 93.75], 'FaceColor',[1 1 1]);
rectangle('Position',[1312.5 -3000 93.75 93.75], 'FaceColor',[0 0 0]);
rectangle('Position',[1406.25 -3000 93.75 93.75], 'FaceColor',[0 0 0]);
rectangle('Position',[1687.5 -1593.75 93.75 93.75], 'FaceColor',[0 0 0]);
rectangle('Position',[1781.25 -1593.75 93.75 93.75], 'FaceColor',[0 0 0]);
rectangle('Position',[1687.5 -1687.5 93.75 93.75], 'FaceColor',[0 0 0]);
rectangle('Position',[1781.25 -1687.5 93.75 93.75], 'FaceColor',[1 1 1]);
rectangle('Position',[1687.5 -1781.25 93.75 93.75], 'FaceColor',[0 0 0]);
rectangle('Position',[1781.25 -1781.25 93.75 93.75], 'FaceColor',[1 1 1]);
rectangle('Position',[1687.5 -1875 93.75 93.75], 'FaceColor',[0 0 0]);
rectangle('Position',[1781.25 -1875 93.75 93.75], 'FaceColor',[1 1 1]);
rectangle('Position',[1875 -1593.75 93.75 93.75], 'FaceColor',[0 0 0]);
rectangle('Position',[1968.75 -1593.75 93.75 93.75], 'FaceColor',[1 1 1]);
rectangle('Position',[1875 -1687.5 93.75 93.75], 'FaceColor',[1 1 1]);
rectangle('Position',[1968.75 -1687.5 93.75 93.75], 'FaceColor',[1 1 1]);
rectangle('Position',[1500 -1968.75 93.75 93.75], 'FaceColor',[0 0 0]);
rectangle('Position',[1593.75 -1968.75 93.75 93.75], 'FaceColor',[0 0 0]);
rectangle('Position',[1500 -2062.5 93.75 93.75], 'FaceColor',[1 1 1]);
rectangle('Position',[1593.75 -2062.5 93.75 93.75], 'FaceColor',[1 1 1]);
rectangle('Position',[1687.5 -1968.75 93.75 93.75], 'FaceColor',[0 0 0]);
rectangle('Position',[1781.25 -1968.75 93.75 93.75], 'FaceColor',[1 1 1]);
rectangle('Position',[1687.5 -2062.5 93.75 93.75], 'FaceColor',[1 1 1]);
rectangle('Position',[1781.25 -2062.5 93.75 93.75], 'FaceColor',[1 1 1]);
rectangle('Position',[2625 -1593.75 93.75 93.75], 'FaceColor',[1 1 1]);
rectangle('Position',[2718.75 -1593.75 93.75 93.75], 'FaceColor',[0 0 0]);
rectangle('Position',[2625 -1687.5 93.75 93.75], 'FaceColor',[1 1 1]);
rectangle('Position',[2718.75 -1687.5 93.75 93.75], 'FaceColor',[0 0 0]);
rectangle('Position',[2812.5 -1781.25 93.75 93.75], 'FaceColor',[1 1 1]);
rectangle('Position',[2906.25 -1781.25 93.75 93.75], 'FaceColor',[0 0 0]);
rectangle('Position',[2812.5 -1875 93.75 93.75], 'FaceColor',[1 1 1]);
rectangle('Position',[2906.25 -1875 93.75 93.75], 'FaceColor',[0 0 0]);
rectangle('Position',[2812.5 -1968.75 93.75 93.75], 'FaceColor',[1 1 1]);
rectangle('Position',[2906.25 -1968.75 93.75 93.75], 'FaceColor',[0 0 0]);
rectangle('Position',[2812.5 -2062.5 93.75 93.75], 'FaceColor',[1 1 1]);
rectangle('Position',[2906.25 -2062.5 93.75 93.75], 'FaceColor',[0 0 0]);
rectangle('Position',[1500 -2343.75 93.75 93.75], 'FaceColor',[0 0 0]);
rectangle('Position',[1593.75 -2343.75 93.75 93.75], 'FaceColor',[0 0 0]);
rectangle('Position',[1500 -2437.5 93.75 93.75], 'FaceColor',[1 1 1]);
rectangle('Position',[1593.75 -2437.5 93.75 93.75], 'FaceColor',[0 0 0]);
rectangle('Position',[1500 -2531.25 93.75 93.75], 'FaceColor',[1 1 1]);
rectangle('Position',[1593.75 -2531.25 93.75 93.75], 'FaceColor',[0 0 0]);
rectangle('Position',[1500 -2625 93.75 93.75], 'FaceColor',[1 1 1]);
rectangle('Position',[1593.75 -2625 93.75 93.75], 'FaceColor',[0 0 0]);
rectangle('Position',[1875 -2531.25 93.75 93.75], 'FaceColor',[1 1 1]);
rectangle('Position',[1968.75 -2531.25 93.75 93.75], 'FaceColor',[1 1 1]);
rectangle('Position',[1875 -2625 93.75 93.75], 'FaceColor',[0 0 0]);
rectangle('Position',[1968.75 -2625 93.75 93.75], 'FaceColor',[0 0 0]);
rectangle('Position',[2062.5 -2531.25 93.75 93.75], 'FaceColor',[1 1 1]);
rectangle('Position',[2156.25 -2531.25 93.75 93.75], 'FaceColor',[1 1 1]);
rectangle('Position',[2062.5 -2625 93.75 93.75], 'FaceColor',[0 0 0]);
rectangle('Position',[2156.25 -2625 93.75 93.75], 'FaceColor',[1 1 1]);
rectangle('Position',[1500 -2718.75 93.75 93.75], 'FaceColor',[1 1 1]);
rectangle('Position',[1593.75 -2718.75 93.75 93.75], 'FaceColor',[0 0 0]);
rectangle('Position',[1500 -2812.5 93.75 93.75], 'FaceColor',[1 1 1]);
rectangle('Position',[1593.75 -2812.5 93.75 93.75], 'FaceColor',[0 0 0]);
rectangle('Position',[1500 -2906.25 93.75 93.75], 'FaceColor',[1 1 1]);
rectangle('Position',[1593.75 -2906.25 93.75 93.75], 'FaceColor',[0 0 0]);
rectangle('Position',[1500 -3000 93.75 93.75], 'FaceColor',[0 0 0]);
rectangle('Position',[1593.75 -3000 93.75 93.75], 'FaceColor',[0 0 0]);
rectangle('Position',[1875 -2718.75 93.75 93.75], 'FaceColor',[0 0 0]);
rectangle('Position',[1968.75 -2718.75 93.75 93.75], 'FaceColor',[0 0 0]);
rectangle('Position',[1875 -2812.5 93.75 93.75], 'FaceColor',[1 1 1]);
rectangle('Position',[1968.75 -2812.5 93.75 93.75], 'FaceColor',[1 1 1]);
rectangle('Position',[2062.5 -2718.75 93.75 93.75], 'FaceColor',[0 0 0]);
rectangle('Position',[2156.25 -2718.75 93.75 93.75], 'FaceColor',[1 1 1]);
rectangle('Position',[2062.5 -2812.5 93.75 93.75], 'FaceColor',[1 1 1]);
rectangle('Position',[2156.25 -2812.5 93.75 93.75], 'FaceColor',[1 1 1]);
rectangle('Position',[1875 -2906.25 93.75 93.75], 'FaceColor',[1 1 1]);
rectangle('Position',[1968.75 -2906.25 93.75 93.75], 'FaceColor',[1 1 1]);
rectangle('Position',[1875 -3000 93.75 93.75], 'FaceColor',[0 0 0]);
rectangle('Position',[1968.75 -3000 93.75 93.75], 'FaceColor',[0 0 0]);
rectangle('Position',[2062.5 -2906.25 93.75 93.75], 'FaceColor',[1 1 1]);
rectangle('Position',[2156.25 -2906.25 93.75 93.75], 'FaceColor',[1 1 1]);
rectangle('Position',[2062.5 -3000 93.75 93.75], 'FaceColor',[0 0 0]);
rectangle('Position',[2156.25 -3000 93.75 93.75], 'FaceColor',[0 0 0]);
rectangle('Position',[2250 -2343.75 93.75 93.75], 'FaceColor',[0 0 0]);
rectangle('Position',[2343.75 -2343.75 93.75 93.75], 'FaceColor',[0 0 0]);
rectangle('Position',[2250 -2437.5 93.75 93.75], 'FaceColor',[1 1 1]);
rectangle('Position',[2343.75 -2437.5 93.75 93.75], 'FaceColor',[1 1 1]);
rectangle('Position',[2625 -2343.75 93.75 93.75], 'FaceColor',[0 0 0]);
rectangle('Position',[2718.75 -2343.75 93.75 93.75], 'FaceColor',[0 0 0]);
rectangle('Position',[2625 -2437.5 93.75 93.75], 'FaceColor',[1 1 1]);
rectangle('Position',[2718.75 -2437.5 93.75 93.75], 'FaceColor',[1 1 1]);
rectangle('Position',[2812.5 -2343.75 93.75 93.75], 'FaceColor',[0 0 0]);
rectangle('Position',[2906.25 -2343.75 93.75 93.75], 'FaceColor',[0 0 0]);
rectangle('Position',[2812.5 -2437.5 93.75 93.75], 'FaceColor',[1 1 1]);
rectangle('Position',[2906.25 -2437.5 93.75 93.75], 'FaceColor',[0 0 0]);
rectangle('Position',[2812.5 -2531.25 93.75 93.75], 'FaceColor',[1 1 1]);
rectangle('Position',[2906.25 -2531.25 93.75 93.75], 'FaceColor',[0 0 0]);
rectangle('Position',[2812.5 -2625 93.75 93.75], 'FaceColor',[1 1 1]);
rectangle('Position',[2906.25 -2625 93.75 93.75], 'FaceColor',[0 0 0]);
rectangle('Position',[2437.5 -2718.75 93.75 93.75], 'FaceColor',[0 0 0]);
rectangle('Position',[2531.25 -2718.75 93.75 93.75], 'FaceColor',[0 0 0]);
rectangle('Position',[2437.5 -2812.5 93.75 93.75], 'FaceColor',[1 1 1]);
rectangle('Position',[2531.25 -2812.5 93.75 93.75], 'FaceColor',[1 1 1]);
rectangle('Position',[2250 -2906.25 93.75 93.75], 'FaceColor',[1 1 1]);
rectangle('Position',[2343.75 -2906.25 93.75 93.75], 'FaceColor',[1 1 1]);
rectangle('Position',[2250 -3000 93.75 93.75], 'FaceColor',[0 0 0]);
rectangle('Position',[2343.75 -3000 93.75 93.75], 'FaceColor',[0 0 0]);
rectangle('Position',[2437.5 -2906.25 93.75 93.75], 'FaceColor',[1 1 1]);
rectangle('Position',[2531.25 -2906.25 93.75 93.75], 'FaceColor',[1 1 1]);
rectangle('Position',[2437.5 -3000 93.75 93.75], 'FaceColor',[0 0 0]);
rectangle('Position',[2531.25 -3000 93.75 93.75], 'FaceColor',[0 0 0]);
rectangle('Position',[2812.5 -2718.75 93.75 93.75], 'FaceColor',[1 1 1]);
rectangle('Position',[2906.25 -2718.75 93.75 93.75], 'FaceColor',[0 0 0]);
rectangle('Position',[2812.5 -2812.5 93.75 93.75], 'FaceColor',[1 1 1]);
rectangle('Position',[2906.25 -2812.5 93.75 93.75], 'FaceColor',[0 0 0]);
rectangle('Position',[2625 -2906.25 93.75 93.75], 'FaceColor',[1 1 1]);
rectangle('Position',[2718.75 -2906.25 93.75 93.75], 'FaceColor',[1 1 1]);
rectangle('Position',[2625 -3000 93.75 93.75], 'FaceColor',[0 0 0]);
rectangle('Position',[2718.75 -3000 93.75 93.75], 'FaceColor',[0 0 0]);
rectangle('Position',[2812.5 -2906.25 93.75 93.75], 'FaceColor',[1 1 1]);
rectangle('Position',[2906.25 -2906.25 93.75 93.75], 'FaceColor',[0 0 0]);
rectangle('Position',[2812.5 -3000 93.75 93.75], 'FaceColor',[0 0 0]);
rectangle('Position',[2906.25 -3000 93.75 93.75], 'FaceColor',[0 0 0]);
X=[2800,2718.75,2578.12,2484.38,2343.75,2203.12,2203.12,2156.25,2062.5,1828.12,1734.38,1640.62,1546.88,1406.25,1218.75,1031.25,890.625,890.625,843.75,656.25,468.75,515.625,515.625,515.625,515.625,468.75,281.25,200];
Y=[-2800,-2718.75,-2765.62,-2765.62,-2718.75,-2578.12,-2484.38,-2343.75,-2062.5,-2015.62,-2015.62,-2015.62,-2015.62,-1968.75,-1781.25,-1593.75,-1453.12,-1359.38,-1218.75,-1031.25,-843.75,-703.125,-609.375,-515.625,-421.875,-281.25,-281.25,-200];
hold on;
plot(X,Y,'r');
legend('11186.9','Location','southoutside');
